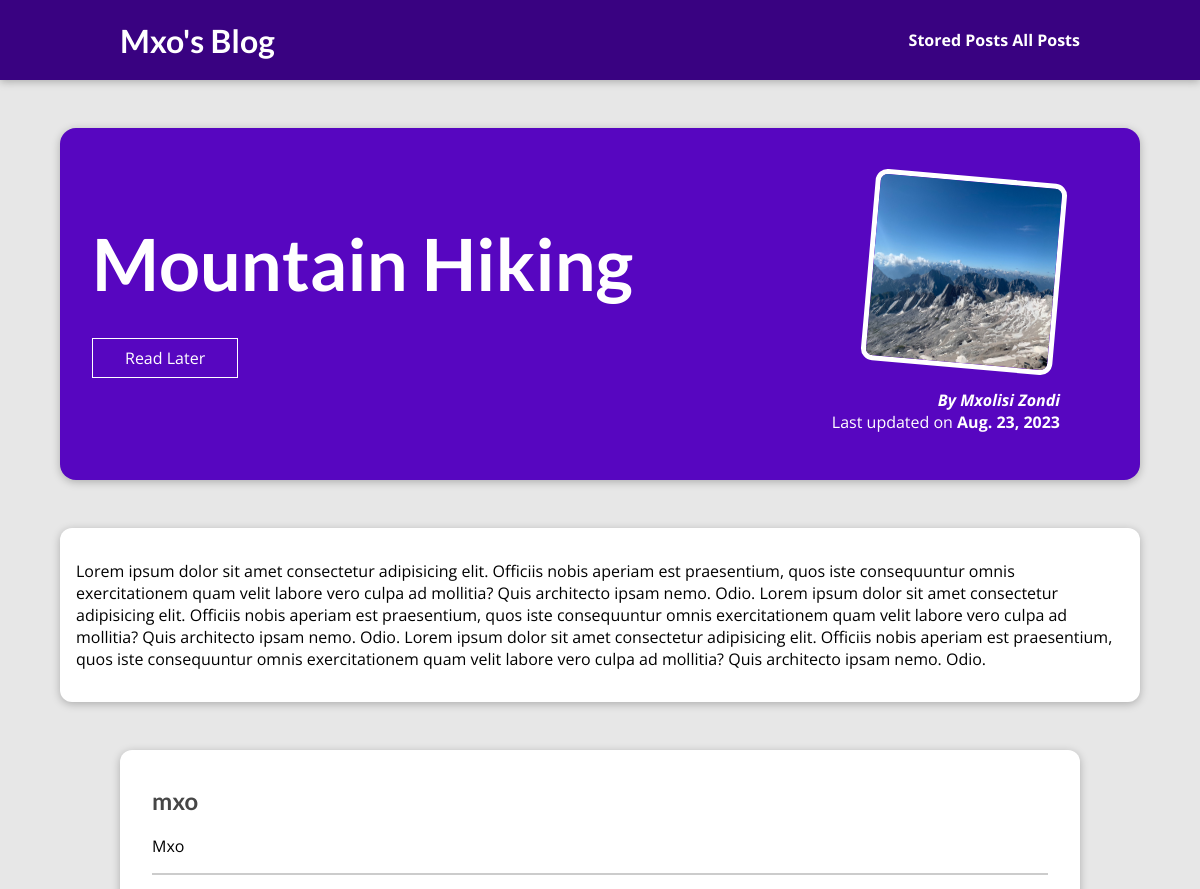
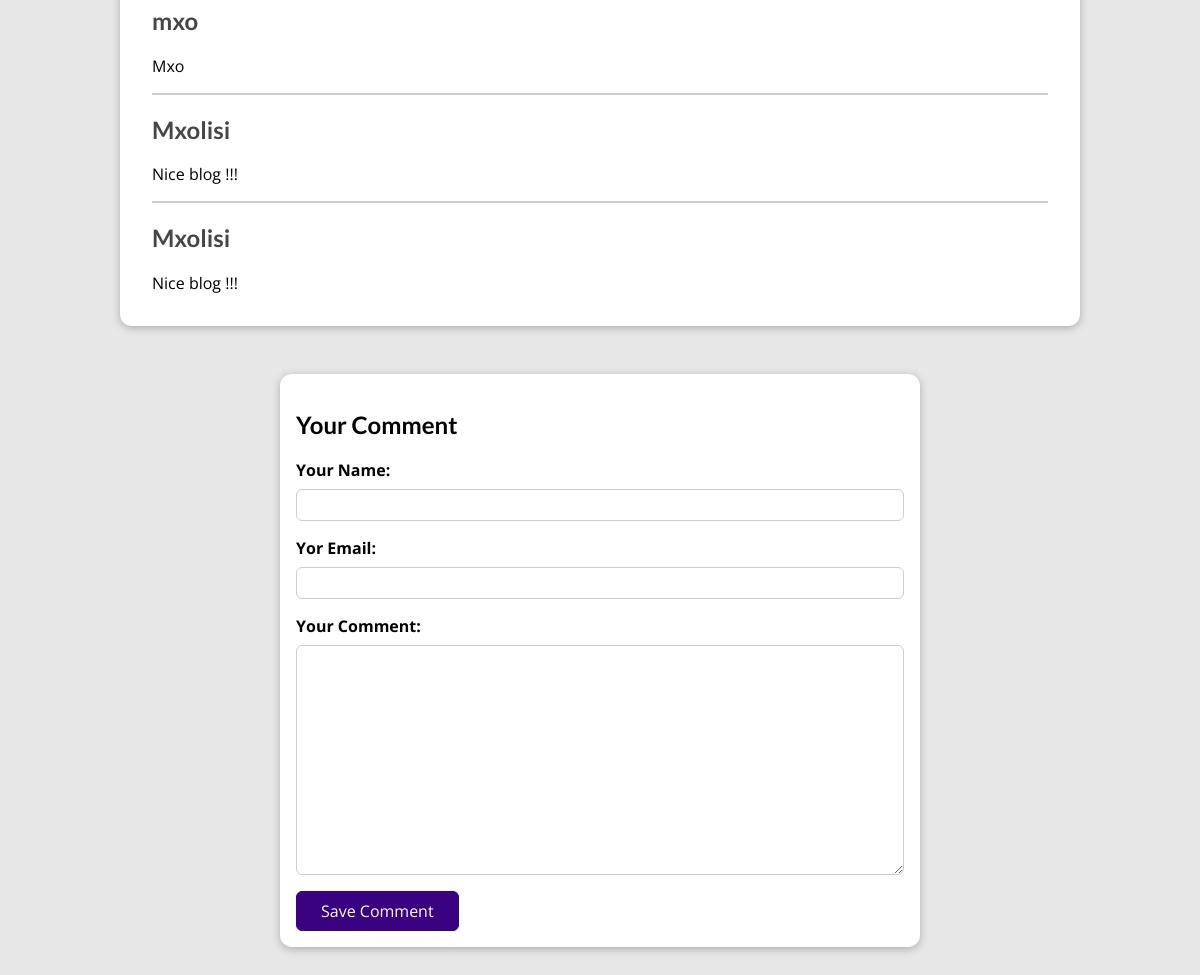
The page /posts/hike-in-the-mountains on the database its author committed (2 pictures, top to bottom).
### blog/models.py (models this page shows, shortened)
class Post(models.Model):
    title = models.CharField(max_length=150)
    excerpt = models.CharField(max_length=200)
    image = models.ImageField(upload_to="posts", null=True)
    date = models.DateField(auto_now=True)
    slug = models.SlugField(unique=True, db_index=True)
    content = models.TextField(validators=[MinLengthValidator(10)])
    author = models.ForeignKey(Author, on_delete=models.SET_NULL, null=True, related_name="posts")
    tags = models.ManyToManyField(Tag)

class Author(models.Model):
    first_name = models.CharField(max_length=100)
    last_name = models.CharField(max_length=100)
    email_address = models.EmailField()
    def full_name(self):
        return f"{self.first_name} {self.last_name}"
    def __str__(self):
        return self.full_name()

class Comment(models.Model):
    user_name = models.CharField(max_length=120)
    user_email = models.EmailField()
    text = models.TextField(max_length=400)
    post = models.ForeignKey(Post, on_delete=models.CASCADE, related_name="comments")

### blog/views.py (the view, shortened to what this page needs)
# urls.py: path("posts/<slug:slug>", views.SinglePostView.as_view(), name="post-detail-page"),
class SinglePostView(View):
    def is_stored_post(self, request, post_id):
        stored_posts = request.session.get("stored_posts")
        if stored_posts is not None :
            is_saved_for_later = post_id in stored_posts
        else:
            is_saved_for_later = False
        return is_saved_for_later
    def get(self, request, slug):
        post = Post.objects.get(slug=slug)
        context = {
            "post" : post,
            "post_tag":post.tags.all(),
            "comment_form":CommentForm(),
            "comments":post.comments.all().order_by("-id"),
            "saved_for_later":self.is_stored_post(request,post.id)
        }
        return render(request, "blog/post-detail.html", context)

### blog/forms.py
class CommentForm(forms.ModelForm):
    class Meta:
        model = Comment
        exclude = ["post"]
        labels = {
            "user_name": "Your Name",
            "user_email": "Yor Email",
            "text": "Your Comment"
        }

### blog/templates/blog/post-detail.html (shortened to what this page needs)
{% extends 'base.html' %}
{% load static %}
{% block css_files %}
    <link rel="stylesheet" href="{% static "blog/post-detail.css" %}">
{% endblock css_files %}
{% block content %}
    <section id="summary">
        <h2>{{post.title}}</h2>
        <div id="read-later">
            <form action="{% url "read-later" %}" method="POST">
                <button>
                    {% if saved_for_later %}
                        Remove from Read later list
                    {% else %}
                        Read Later
                    {% endif %}
                </button>
            </form>
        </div>
        <article>
            <img src="{{post.image.url}}" alt="{{post.title}}">
            <address>By {{post.author}}</address>
            <div>
                Last updated on <time>{{post.date}}</time>
            </div>
        </article>
    </section>
    <main>
        <p>{{post.content}}</p>
    </main>
    <section id="comments">
        <ul>
            {% for comment in comments %}
                <li>
                    <h2>{{comment.user_name}}</h2>
                    <p>{{comment.text|linebreaks}}</p>
                </li>
            {% endfor %}
        </ul>
    </section>
    <section id="comment-form">
        <h2>Your Comment</h2>
        <form action="{% url 'post-detail-page' post.slug %}" method="POST">
            {% for form_field in comment_form %}
            <div class="form-control {% if form_field.erros %}invalid{% endif %}">
                {{form_field.label_tag}}
                {{form_field}}
            </div>
            {% endfor %}
            <button>Save Comment</button>
        </form>
    </section>
{% endblock content%}

### templates/base.html (shortened to what this page needs)
{% load static %}
<!DOCTYPE html>
<html lang="en">
<head>
    <link rel="stylesheet" href="{% static "app.css" %}">
    {% block css_files %}{% endblock %}
</head>
<body>
    <header id="main-navigation">
        <h1><a href="{% url "starting-page" %}">Mxo's Blog</a></h1>
        <nav>
            <a href="{% url "read-later" %}">Stored Posts</a>
            <a href="{% url "posts-page" %}">All Posts</a>
        </nav>
    </header>
    {% block content %}
    {% endblock %}
</body>
</html>

### static/app.css (style rules this page uses)
* { box-sizing: border-box; }
html { font-family: 'Open Sans', 'Lato', sans-serif; }
body { margin: 0; }
h1, h2, h3 { font-family: 'Lato', sans-serif; font-weight: bold; }
#main-navigation { width: 100%; height: 5rem; display: flex; justify-content: space-between; align-items: center; padding: 0 10%; position: absolute; top: 0; left: 0; }
#main-navigation a { text-decoration: none; color: white; font-weight: bold; }

### blog/static/blog/post-detail.css (style rules this page uses)
body { background-color: #e7e7e7; }
#main-navigation { background-color: #390281; box-shadow: 0 2px 8px rgba(0, 0, 0, 0.25); }
#summary { margin: 8rem auto 3rem auto; padding: 2rem; width: 90%; max-width: 90rem; border-radius: 16px; background-color: #5706c0; position: relative; box-shadow: 0 2px 8px rgba(0, 0, 0, 0.25); height: 22rem; }
#summary h2 { color: white; font-size: 4.5rem; margin-bottom: 0.25rem; }
#summary article { position: absolute; top: 2rem; right: 3rem; padding: 1rem 2rem; border-radius: 12px; text-align: right; color: white; }
#summary article img { width: 12rem; height: 12rem; border-radius: 12px; transform: rotateZ(5deg); border: 5px solid white; margin-bottom: 1rem; }
#summary address { font-weight: bold; }
#summary time { font-weight: bold; }
#read-later { margin: 2rem 0; }
#read-later button { background-color: transparent; border: 1px solid white; padding: 0.5rem 2rem; font: inherit; color: white; cursor: pointer; }
main { width: 90%; max-width: 90rem; margin: 3rem auto; background-color: white; padding: 1rem; border-radius: 12px; box-shadow: 0 2px 8px rgba(0, 0, 0, 0.25); }
#comment-form { margin: 3rem auto; width: 90%; max-width: 40rem; border-radius: 12px; background-color: white; box-shadow: 0 2px 8px rgba(0, 0, 0, 0.25); padding: 1rem; }
#comment-form button { font: inherit; background-color: #390281; color: white; border: 1px solid #390281; padding: 0.5rem 1.5rem; border-radius: 6px; cursor: pointer; }
.form-control { margin-bottom: 1rem; }
.form-control label { font-weight: bold; margin-bottom: 0.5rem; display: block; }
.form-control input, .form-control textarea { display: block; width: 100%; font: inherit; padding: 0.25rem; border-radius: 6px; border: 1px solid #ccc; }
#comments { margin: 3rem auto; width: 90%; max-width: 60rem; border-radius: 12px; background-color: white; box-shadow: 0 2px 8px rgba(0, 0, 0, 0.25); padding: 1rem 2rem; }
#comments ul { list-style: none; margin: 0; padding: 0; }
#comments li { margin-bottom: 1rem; border-bottom: 2px solid #ccc; }
#comments li:last-of-type { border-bottom: none; }
#comments h2 { color: #464646; }

### rows shown on the page
Post: title "Mountain Hiking", image (picture), author "Mxolisi Zondi", date "Aug. 23, 2023", content "Lorem ipsum dolor sit amet consectetur adipisicing elit. Officiis nobis aperiam est praesentium, quos iste consequuntur omnis exercitationem quam velit labore vero culpa ad mollitia? Quis architecto ipsam nemo. Odio. Lorem ipsum dolor sit amet consectetur adipisicing elit. Officiis nobis aperiam est praesentium, quos iste consequuntur omnis exercitationem quam velit labore vero culpa ad mollitia? Quis architecto ipsam nemo. Odio. Lorem ipsum dolor sit amet consectetur adipisicing elit. Officiis nobis aperiam est praesentium, quos iste consequuntur omnis exercitationem quam velit labore vero culpa ad mollitia? Quis architecto ipsam nemo. Odio."
Comment: user_name "mxo", text "Mxo"
Comment: user_name "mxo", text "Mxo"
Comment: user_name "Mxolisi", text "Nice blog !!!"
Comment: user_name "Mxolisi", text "Nice blog !!!"
